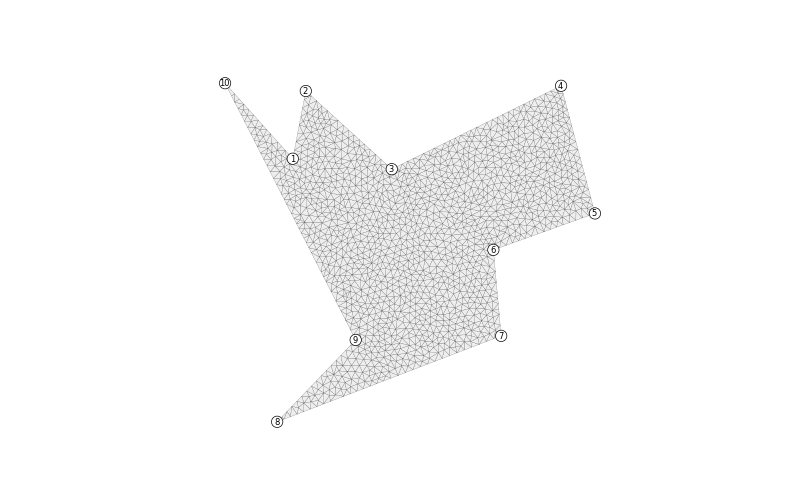

Generate this figure with Python:
from compas.datastructures import Mesh
from compas.utilities import geometric_key
from compas_plotters import MeshPlotter
from compas.geometry import conforming_delaunay_triangulation

points = [
    [2.994817685045075, 10.855606612493078, 0.0],
    [4.185204599300653, 9.527867361977242, 0.0],
    [4.414125159734419, 10.718254276232818, 0.0],
    [5.925000858597267, 9.344730913630228, 0.0],
    [8.900968144236211, 10.809822500406325, 0.0],
    [9.496161601363999, 8.566401008155429, 0.0],
    [7.710581229980631, 7.9254234389408875, 0.0],
    [7.847933566240888, 6.414547740078039, 0.0],
    [3.9104999267801377, 4.9036720412151915, 0.0],
    [5.2909301507195865, 6.342692886748852, 0.0]
]

vertices, faces = conforming_delaunay_triangulation(points, angle=30, area=0.01)

mesh = Mesh.from_vertices_and_faces(vertices, faces)

gkey_key = mesh.gkey_key()
key_index = {}

for index, point in enumerate(points):
    gkey = geometric_key(point)
    if gkey in gkey_key:
        key_index[gkey_key[gkey]] = str(index)

plotter = MeshPlotter(mesh, figsize=(16, 10))
plotter.defaults['vertex.fontsize'] = 6
plotter.draw_faces()
plotter.draw_vertices(keys=key_index, text=key_index)
# plotter.show()
plotter.save('examples/delaunay3.png')
